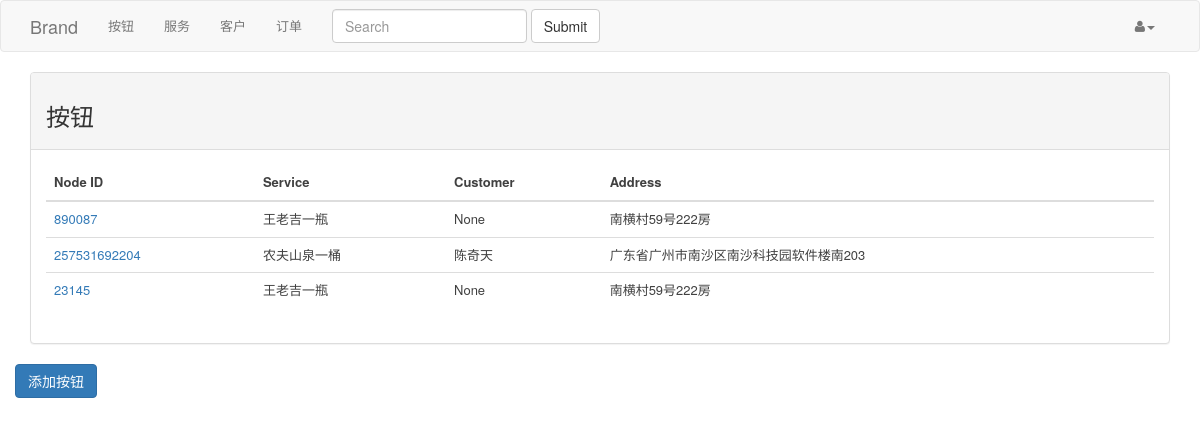
Page /user/button_list (signed in) on the earlier database version.
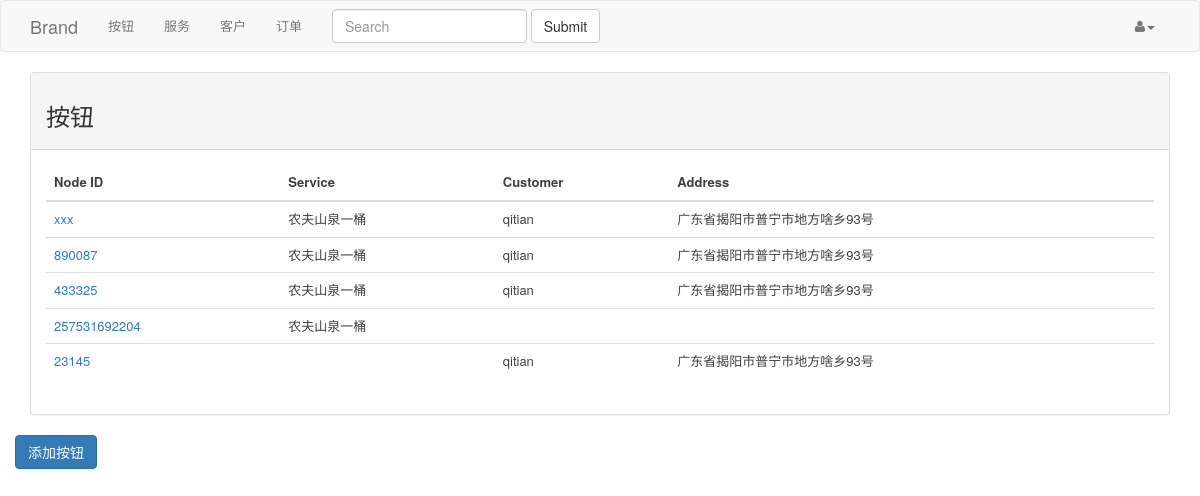
Same page on the later database version.
### midstation/user/models.py (models this page shows, shortened)
class Button(db.Model):
    __tablename__ = 'buttons'
    id = db.Column(db.Integer, primary_key=True)
    node_id = db.Column(db.String(50), nullable=False, unique=True)
    user_id = db.Column(db.Integer, db.ForeignKey('users.id'), nullable=False)
    customer_id = db.Column(db.Integer, db.ForeignKey('customers.id'))
    service_id = db.Column(db.Integer, db.ForeignKey('services.id'))
    orders = db.relationship('Order',
                             primaryjoin="Order.button_id == Button.id"
                             )

class Service(db.Model):
    __tablename__ = 'services'
    id = db.Column(db.Integer, primary_key=True)
    name = db.Column(db.String(120), nullable=False)
    wechat_template_id = db.Column(db.String(60))
    wechat_template = db.Column(db.String(500))                                                 # 微信模板内容
    count = db.Column(db.Integer, default=1)                                                    # 数量
    unit = db.Column(db.String(6), default=u'桶')                                                # 单位
    user_id = db.Column(db.Integer, db.ForeignKey('users.id'), nullable=False)
    price = db.Column(db.DECIMAL)
    buttons = db.relationship('Button', backref='service',
                              primaryjoin='Button.service_id == Service.id')
    orders = db.relationship('Order', backref='service',
                             primaryjoin='Order.service_id == Service.id')

class Customer(db.Model):
    __tablename__ = 'customers'
    id = db.Column(db.Integer, primary_key=True)
    user_id = db.Column(db.Integer, db.ForeignKey('users.id'))
    name = db.Column(db.String(30))
    addr = db.Column(db.String(120), nullable=False)
    telephone = db.Column(db.String(20))
    mobile_phone = db.Column(db.String(15))
    wechat_id = db.Column(db.String(50))
    buttons = db.relationship('Button', backref='customer', primaryjoin='Button.customer_id == Customer.id')

### midstation/user/views.py (the view)
@user.route('/button_list')
@login_required
def button_list():
    try:
        buttons = get_buttons(current_user.id)
        return render_template("user/button_list.html", buttons=buttons)
    except TemplateNotFound:
        abort(404)

### midstation/app.py (called while the page is built)
def login_configure(app):
    login_manager.init_app(app)
    login_manager.login_view = app.config['LOGIN_VIEW']
    @login_manager.user_loader
    def load_user(user_id):
        user_instance = User.query.filter_by(id=user_id).first()
        if user_instance:
            return user_instance
        else:
            return None

### midstation/user/models.py (called while the page is built)
    def all_buttons(self, page=1):
        return Button.query.filter(Button.user_id == self.id).\
            order_by(Button.node_id.desc()).limit(page * BUTTONS_PER_PAGE).all()

### midstation/user/views.py (called while the page is built)
def get_buttons(user_id):
    user = User.query.filter_by(id=user_id).first()
    if user:
        return user.all_buttons(page=1)

### midstation/templates/user/button_list.html
{% extends "layout.html" %}
{% block content %}
 <div class="panel panel-default">
    <div class="panel-heading">
        <h3>按钮</h3>
    </div>
    <div class="panel-body">
        <div class="table-responsive">
            <table class="table table-hover">
            <thead>
            <tr>
                <th>Node ID</th>
                <th>Service</th>
                <th>Customer</th>
                <th>Address</th>
            </tr>
        </thead>
        <tbody>
            {% for button in buttons %}
            <tr>
                <td><a href="{{ url_for('user.button_profile', node_id=button.node_id) }}">{{ button.node_id }}</a></td>
                <td>{{ button.service.name }}</td>
                <td>{{ button.customer.name }}</td>
                <td>{{ button.customer.addr }}</td>
            </tr>
            {% endfor %}
        </tbody>
        </table>
        </div>
    </div>
 </div>
    <div class="row">
        <a href="{{ url_for('user.button_profile', node_id=0) }}" class=""><button class="btn btn-primary">添加按钮</button></a>
    </div>
{% endblock %}

### midstation/templates/layout.html (shortened to what this page needs)
<!doctype html>
<html lang="en">
<head>
    {% block stylesheets %}
        <link rel="stylesheet" href="{{ url_for('static', filename='css/bootstrap.min.css') }}">
        <link rel="stylesheet" href="{{ url_for('static', filename='css/font-awesome.min.css') }}" >
        <link rel="stylesheet" href="{{ url_for('static', filename='css/pygments.css') }}">
        <link rel="stylesheet" href="{{ url_for('static', filename='css/midstation.css') }}">
        {% endblock %}
</head>
<body>
    {% block navigation %}
        {% include 'navigation.html' %}
    {% endblock %}
    <div class="container">
            {% block content %}
            {% endblock %}
    </div>
</body>
</html>

### midstation/templates/navigation.html (shortened to what this page needs)
<div class="navbar navbar-default">
  <div class="container">
    <div class="navbar-header">
      <a href="#" class="navbar-brand">Brand</a>
    </div>
    <div class="collapse navbar-collapse" id="navbar-collapse">
      <ul class="nav navbar-nav">
        <li><a href="/user/button_list">按钮</a></li>
        <li><a href="{{ url_for('service.service_list') }}">服务</a></li>
        <li><a href="{{ url_for('customer.customer_list' )}}">客户</a></li>
        <li><a href="{{ url_for('order.order_list')}}">订单</a></li>
      </ul>
      <form class="navbar-form navbar-left" role="search">
        <div class="form-group">
          <input type="text" class="form-control" placeholder="Search">
        </div>
        <button type="submit" class="btn btn-default">Submit</button>
      </form>
      <ul class="nav navbar-nav navbar-right">
        <li class="dropdown"><a href="#" class="dropdown-toggle" data-toggle="dropdown"><i class="fa fa-user"></i><span class="caret"></span></a>
        </li>
      </ul>
    </div>
  </div>
</div>

### midstation/static/css/midstation.css (style rules this page uses)
html { position: relative; min-height: 100%; }
body { margin-bottom: 60px; font-family: "Hiragino Sans GB", "Microsoft YaHei", "WenQuanYi Micro Hei", sans-serif, Georgia, sans-serif; }
body { font: 13px/20px 'Helvetica Neue', Helvetica, Arial, sans-serif; color: #404040; }
input { font-family: inherit; color: inherit; -webkit-box-sizing: border-box; -moz-box-sizing: border-box; box-sizing: border-box; }

Differences in the rows shown:
added Button: node_id "xxx", service.name "农夫山泉一桶", customer.name "qitian", customer.addr "广东省揭阳市普宁市地方啥乡93号"
changed Button (number 2 of 5 on the later page): service.name "王老吉一瓶" → "农夫山泉一桶"; customer.name "None" → "qitian"; customer.addr "南横村59号222房" → "广东省揭阳市普宁市地方啥乡93号"
added Button: node_id "433325", service.name "农夫山泉一桶", customer.name "qitian", customer.addr "广东省揭阳市普宁市地方啥乡93号"
changed Button (number 4 of 5 on the later page): customer.name "陈奇天" → (not shown); customer.addr "广东省广州市南沙区南沙科技园软件楼南203" → (not shown)
changed Button (number 5 of 5 on the later page): customer.name "None" → "qitian"; customer.addr "南横村59号222房" → "广东省揭阳市普宁市地方啥乡93号"; service.name "王老吉一瓶" → (not shown)
